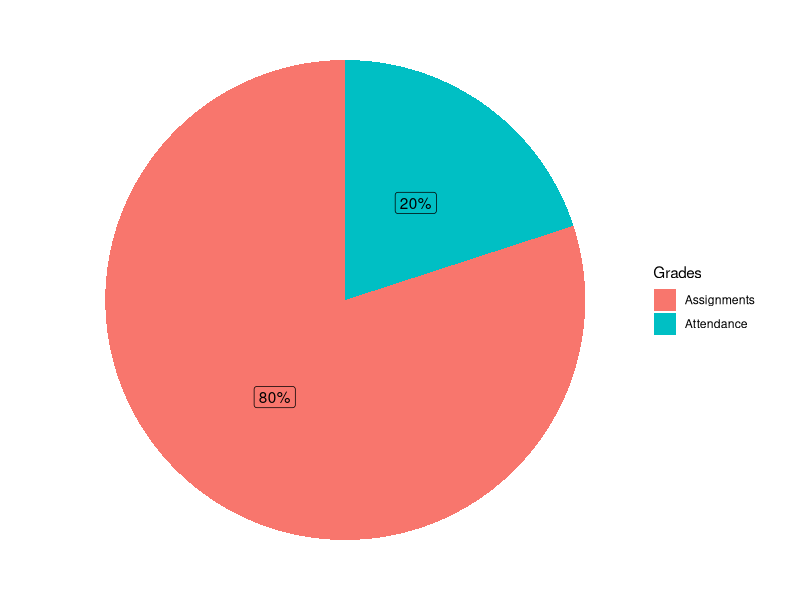
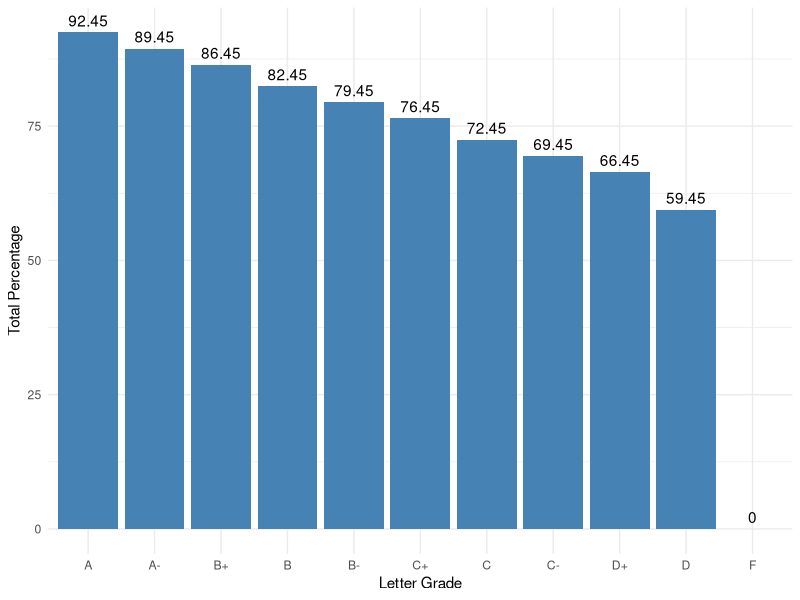

Write R code to recreate these figures, in order.
## ---- chunk 1
knitr::opts_chunk$set(echo = FALSE, warning = FALSE, message = FALSE)
## ---- chunk 2
# install.packages("ggplot2")
library(ggplot2)
library(dplyr)
# Variables

Percentage = c(.8, .2)
Grades = c('Assignments','Attendance')

df = data.frame(Grades = Grades, Percentage = Percentage, labels = paste0(Percentage*100, "%"))

ggplot(df, aes(x = "", y = Percentage, fill = Grades)) +
  geom_col() +
  geom_label(aes(label = labels),
             position = position_stack(vjust = 0.5),
             show.legend = FALSE) +
  labs(x='')+
  coord_polar(theta = "y")+
  theme_void()
## ---- chunk 3
library(ggplot2)
library(forcats)

# Basic barplot

Grades           = c("A","A-","B+","B","B-","C+","C","C-","D+","D", "F")
Total_Percentage = c(92.45, 89.45, 86.45, 82.45 ,79.45, 76.45, 72.45, 69.45, 66.45, 59.45, 0)
df = data.frame(Grades = Grades, Total_Percentage = Total_Percentage)


p<-ggplot(data=df, aes(x= fct_rev(fct_reorder(Grades, Total_Percentage)), y=Total_Percentage)) +
  geom_col(fill="steelblue")+
  labs(y = 'Total Percentage', x ='Letter Grade')+
  geom_text(aes(label = Total_Percentage), vjust = -0.5)+
  theme_minimal()
p

